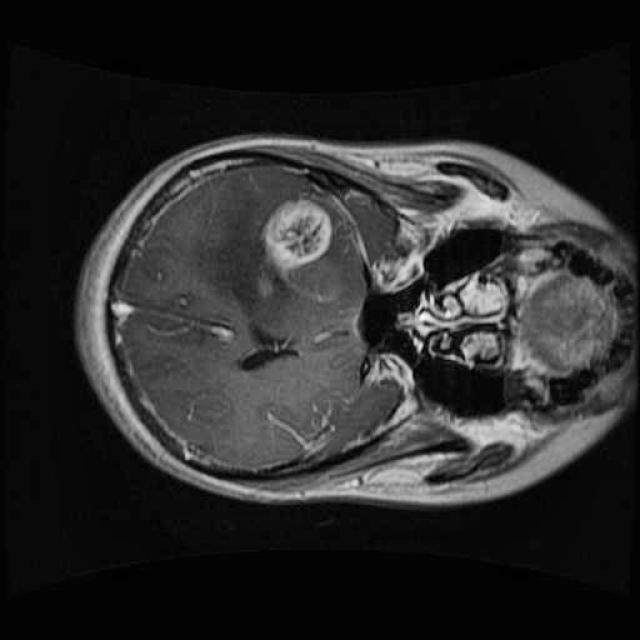
#> input picture Brain_MRI_Tumor_detection/2655_jpg.rf.1871903cc03ad2f30c75f9eed9a98fdc.jpg, 640 x 640 px
$ jupyter execute --allow-errors Untitled2.ipynb
#> lines starting #> are read from the running program, lines starting #| are printed output that depends on the picture
#> further down, image is the input picture: shape (640, 640, 3); min 0, max 254, mean 41
[cell 1]
import cv2
import numpy as np

def extract_hog_features(image):
    hog = cv2.HOGDescriptor()
    hog_features = hog.compute(image)
    return hog_features.flatten()

def extract_statistical_features(image):
    gray_image = cv2.cvtColor(image, cv2.COLOR_BGR2GRAY)
    mean, std_dev = cv2.meanStdDev(gray_image)
#> mean = [40.98]; std_dev = [49.47]
    skewness = np.mean((gray_image - mean) ** 3)
#> skewness = 150364.6
    kurtosis = np.mean((gray_image - mean) ** 4)
#> kurtosis = 21171518.8
    return np.concatenate([mean.flatten(), std_dev.flatten(), [skewness], [kurtosis]])

# Example usage
image_path = '2655_jpg.rf.1871903cc03ad2f30c75f9eed9a98fdc.jpg'
image = cv2.imread(image_path)

hog_features = extract_hog_features(image)
statistical_features = extract_statistical_features(image)
#> statistical_features = [40.98, 49.47, 150364.6, 21171518.8]

print('HOG Features:', hog_features)
#> (printed output is left out)
print('Statistical Features:', statistical_features)
#| Statistical Features: [4.09825244e+01 4.94664667e+01 1.50364638e+05 2.11715188e+07]

[cell 2]
import cv2
import numpy as np
import glob
import matplotlib.pyplot as plt
from scipy.stats import entropy, skew, kurtosis

# Function to calculate image statistics
# [8 lines left out: function calculate_image_statistics, not called in this run]

# Function to preprocess and calculate statistics for a set of images
def preprocess_and_calculate_statistics(images):
    stats = []
    for img_path in images:
        img = cv2.imread(img_path)
        img = cv2.resize(img, (224, 224))  # Resize for consistency
        stats.append(calculate_image_statistics(img))
    return np.array(stats)

# Paths to preprocessed images
path_no_tumor = './brain_tumor_dataset/no/*.jpg'
path_yes_tumor = './brain_tumor_dataset/yes/*.jpg'

# Get image paths using glob
X_train_pre_paths = glob.glob(path_no_tumor)
X_train_pre_paths += glob.glob(path_yes_tumor)

# Calculate statistics for the images
image_stats = preprocess_and_calculate_statistics(X_train_pre_paths)

# Plotting the statistics
fig, axs = plt.subplots(1, 5, figsize=(20, 5))

labels = ['Mean Intensity', 'Std Dev Intensity', 'Entropy', 'Skewness', 'Kurtosis']
#> (the rest of this cell did not finish here and is left out)

[cell 3]
import cv2
import numpy as np
import matplotlib.pyplot as plt
import glob

# Load images from the specified path
image_paths = glob.glob('./brain_tumor_dataset/yes/*.jpg')
images = [cv2.imread(img_path, cv2.IMREAD_GRAYSCALE) for img_path in image_paths]

# Define function to divide image into quadrants and calculate white ratio
# [16 lines left out: function calculate_quadrant_white_ratio, not called in this run]

# Calculate white ratios for all images
all_white_ratios = [calculate_quadrant_white_ratio(img) for img in images]

# Compute average white ratios across all images
average_white_ratios = np.mean(all_white_ratios, axis=0)

# Plotting the heatmap
plt.figure(figsize=(8, 6))
plt.bar(range(1, 5), average_white_ratios, color=['red', 'green', 'blue', 'purple'])
plt.xlabel('Quadrant')
plt.ylabel('Average White Ratio')
plt.title('Average White Color Distribution in Quadrants')
plt.xticks(range(1, 5), ['Quadrant 1', 'Quadrant 2', 'Quadrant 3', 'Quadrant 4'])
plt.ylim(0, 1)  # Set y-axis limit to 0-1 for ratios

plt.tight_layout()
plt.show()
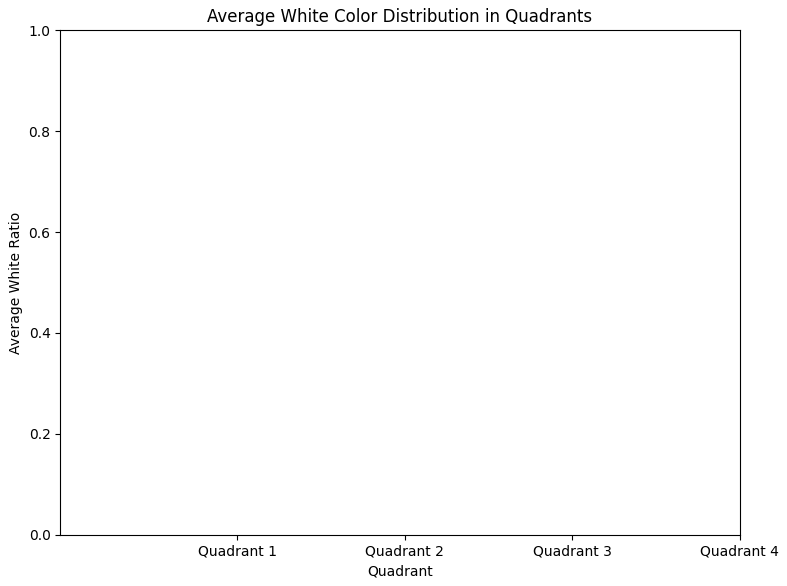
#> figure drawn by matplotlib, 1 panel

[cell 4]
import cv2
import numpy as np
import matplotlib.pyplot as plt
import glob

# Load images from the specified path
image_paths = glob.glob('./brain_tumor_dataset/yes/*.jpg')
images = [cv2.imread(img_path, cv2.IMREAD_GRAYSCALE) for img_path in image_paths]

# Define function to divide image into quadrants and calculate white ratio
# [16 lines left out: function calculate_quadrant_white_ratio, not called in this run]

# Calculate white ratios for all images
all_white_ratios = [calculate_quadrant_white_ratio(img) for img in images]

# Compute average white ratios across all images
average_white_ratios = np.mean(all_white_ratios, axis=0)

# Plotting the heatmap
plt.figure(figsize=(8, 6))
plt.bar(range(1, 5), average_white_ratios, color=['red', 'green', 'blue', 'purple'])
plt.xlabel('Quadrant')
plt.ylabel('Average White Ratio')
plt.title('Average White Color Distribution in Quadrants')
plt.xticks(range(1, 5), ['Quadrant 1', 'Quadrant 2', 'Quadrant 3', 'Quadrant 4'])
plt.ylim(0, 1)  # Set y-axis limit to 0-1 for ratios

plt.tight_layout()
plt.show()

[cell 5]
import cv2
import numpy as np
import matplotlib.pyplot as plt
import glob

# Load images from the specified path
image_paths = glob.glob('./brain_tumor_dataset/yes/*.jpg')
images = [cv2.imread(img_path) for img_path in image_paths]

# [20 lines left out: function find_tumor_centers, not called in this run]

# Calculate tumor centers for all images
all_tumor_centers = [find_tumor_centers(img) for img in images]

# Plotting the images with tumor centers marked
num_images = len(images)
rows = 4
cols = (num_images + rows - 1) // rows  # Calculate number of columns

plt.figure(figsize=(12, 8))
for i, (image, centers) in enumerate(zip(images, all_tumor_centers), 1):
    plt.subplot(rows, cols, i)
    plt.imshow(cv2.cvtColor(image, cv2.COLOR_BGR2RGB))  # Convert BGR to RGB for display

    # Mark tumor centers on the image
    for center in centers:
        cv2.circle(image, center, 5, (255, 0, 0), -1)  # Mark in blue color

plt.tight_layout()
plt.show()

[cell 6]
import cv2
import numpy as np
import matplotlib.pyplot as plt
import glob

# Load images from the specified path
image_paths = glob.glob('./brain_tumor_dataset/yes/*.jpg')
images = [cv2.imread(img_path) for img_path in image_paths]
#> images = []

# [20 lines left out: function find_tumor_centers, not called in this run]

# Calculate tumor centers for all images
all_tumor_centers = [find_tumor_centers(img) for img in images]
#> all_tumor_centers = []

# Create a map divided into four pieces
map_height, map_width = 400, 600  # Adjust size as needed
map_image = np.zeros((map_height, map_width, 3), dtype=np.uint8)

# Divide the map into quadrants and count tumor centers in each quadrant
quadrant_counts = np.zeros((2, 2), dtype=int)  # 2x2 grid for quadrants
quadrant_height, quadrant_width = map_height // 2, map_width // 2
for centers in all_tumor_centers:
    for center in centers:
        x, y = center
        # Determine which quadrant the tumor center belongs to
        row_index = 1 if y >= quadrant_height else 0
        col_index = 1 if x >= quadrant_width else 0
        quadrant_counts[row_index, col_index] += 1
#> this loop made 0 passes
#> after the loop, quadrant_counts = [[0, 0], [0, 0]]

# Create heatmap on the map based on tumor center counts in each quadrant
max_count = np.max(quadrant_counts)
#> max_count = 0
heatmap = np.zeros((map_height, map_width), dtype=np.uint8)
#> (the rest of this cell did not finish here and is left out)

[cell 7]
import cv2
import numpy as np
import matplotlib.pyplot as plt
import glob

# Load images from the specified path
image_paths = glob.glob('./brain_tumor_dataset/yes/*.jpg')
images = [cv2.imread(img_path) for img_path in image_paths]

# [20 lines left out: function find_tumor_centers, not called in this run]

# Calculate tumor centers for all images
all_tumor_centers = [find_tumor_centers(img) for img in images]

# Create a map divided into four pieces
map_height, map_width = 400, 600  # Adjust size as needed
map_image = np.zeros((map_height, map_width, 3), dtype=np.uint8)

# Divide the map into quadrants and count tumor centers in each quadrant
quadrant_counts = np.zeros((2, 2), dtype=int)  # 2x2 grid for quadrants
quadrant_height, quadrant_width = map_height // 2, map_width // 2
for centers in all_tumor_centers:
    for center in centers:
        x, y = center
        # Determine which quadrant the tumor center belongs to
        row_index = 1 if y >= quadrant_height else 0
        col_index = 1 if x >= quadrant_width else 0
        quadrant_counts[row_index, col_index] += 1

# Create heatmap on the map based on tumor center counts in each quadrant
max_count = np.max(quadrant_counts)
heatmap = np.zeros((map_height, map_width), dtype=np.uint8)
#> (the rest of this cell did not finish here and is left out)

[cell 8]
import matplotlib.pyplot as plt

# Define the counts for 'yes' and 'no' categories
counts = {'Yes': 168, 'No': 123}

# Extract category labels and counts
categories = list(counts.keys())
values = list(counts.values())

# Plotting the histogram
plt.figure(figsize=(10, 8))
plt.bar(categories, values, color=['blue', 'BLUE'])
plt.xlabel('Yes:has tumor,No:has no tumor')
plt.ylabel('Count of Images')
plt.title('Distribution of Collected data')


# Adding text labels above each bar
for i, value in enumerate(values):
    plt.text(i, value + 5, str(value), ha='center', va='bottom')

plt.tight_layout()
plt.show()
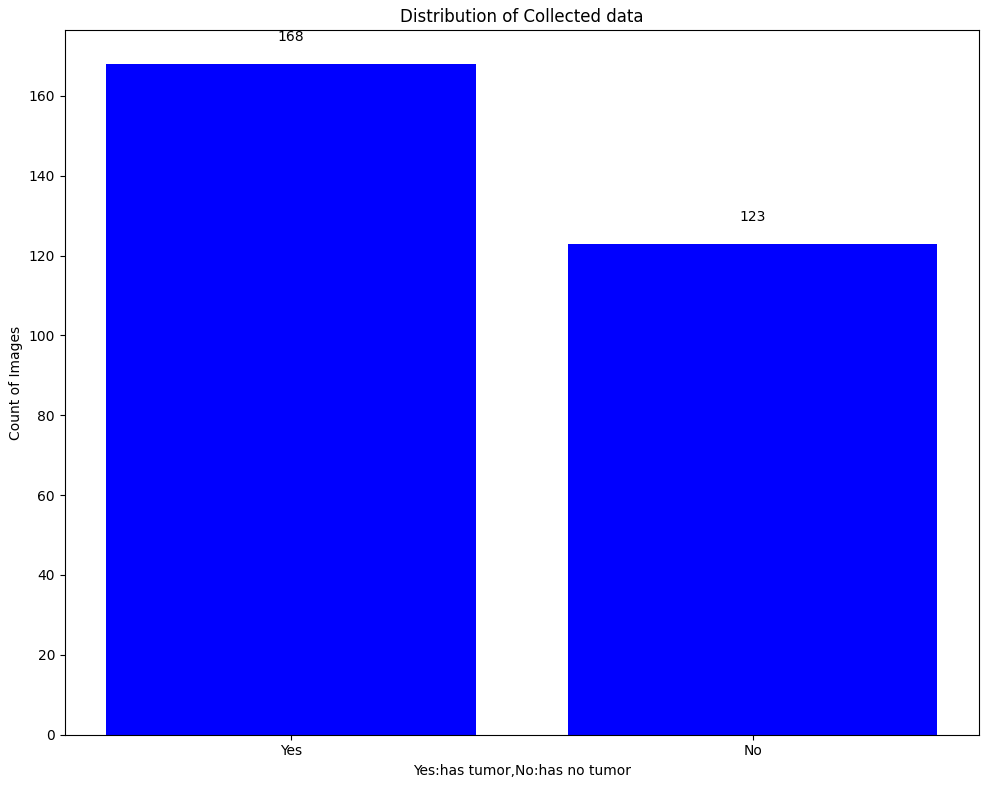
#> figure drawn by matplotlib, 1 panel
